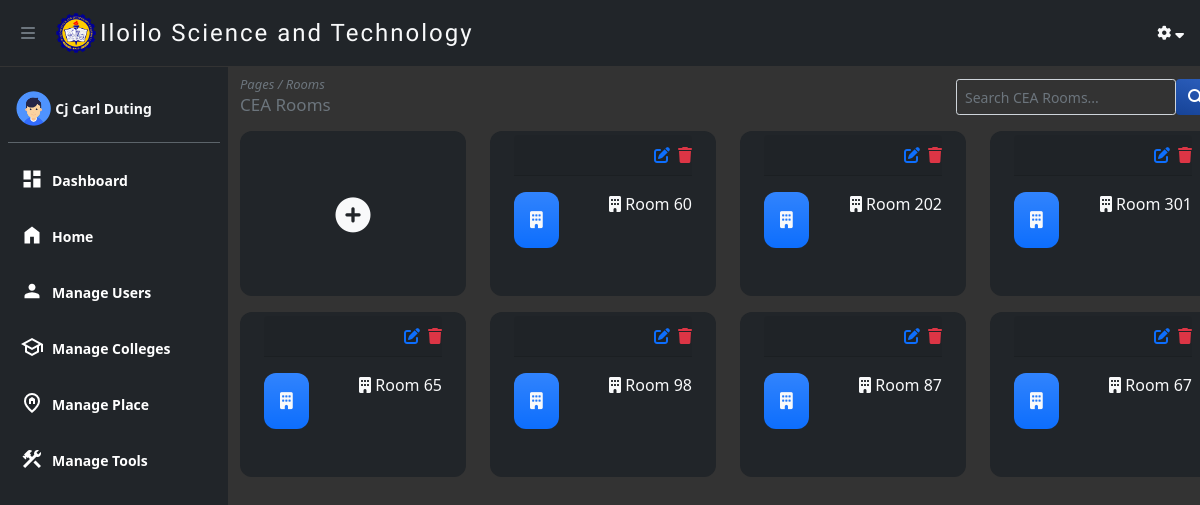
Screenshot of /views/rooms.php?building_id=2&building_name=CEA (signed in) with the database file from the repository.
### tables this page shows
CREATE TABLE `room` (
  `room_id` int(255) NOT NULL,
  `building_id` int(255) DEFAULT NULL,
  `room_num` varchar(255) DEFAULT NULL
);

### config/database.php (called while the page is built, shortened)
<?php
$host = "localhost";
$username = "root";
$password = "";
$database = "ojt";
$conn = mysqli_connect($host, $username, $password, $database);
function find_where($table, $columns_and_values)
{
    global $conn;
    $sql = "SELECT * FROM $table WHERE ";
    $params = [];
    $types = "";
    $i = 0;
    foreach ($columns_and_values as $column => $value) {
        $sql .= "$column = ? ";
        $params[] = &$columns_and_values[$column];
        $types .= "s";
    }
    $stmt = mysqli_prepare($conn, $sql);
    array_unshift($params, $types);
    call_user_func_array(array($stmt, "bind_param"), $params);
    $stmt->execute();
    $result = $stmt->get_result();
    return $result->fetch_all(MYSQLI_ASSOC);
}

### views/rooms.php (the view, shortened to what this page needs)
<?php
require_once 'header.php';
?>
<div class="row mx-auto mt-2">
    <div class="d-flex justify-content-between">
        <div>
            <p class="text-start text-secondary m-0" style="font-size:13px"><i>Pages / Rooms</i></p>
            <h4 class="h4 text-start text-secondary" style="font-size:17px"><?php echo $_GET['building_name']; ?> Rooms</h4>
        </div>
        <form method="post">
            <div class="d-flex pb-3 pt-1 ">
                <input class="form-control form-control-sm text-light" name="search_room" placeholder="Search <?php echo $_GET['building_name']; ?> Rooms..." style="background-color: rgb(51,51,51);" /><button class="btn btn-primary" type="submit"><i class="fa fa-search"></i></button>
            </div>
        </form>
    </div>
</div>
<div class="row mx-auto mx-5">
    <div class="col-md-3 mb-3">
        <div class="card card-radius bg-dark border-0 py-5" style="height:100%">
            <i class="fa fa-plus-circle text-light plus align-self-center" id="addroommodal_btn"></i>
        </div>
    </div>
    <?php if (isset($_POST['search_room'])) {
        $search = $_POST['search_room'];
        if (empty($search)) {
            $result = find_where('room', ['building_id' => $_GET['building_id']]);
        } else {
            $result = find_where('room', [
                'building_id' => $_GET['building_id'],
                'room_num' => $search,
            ]);
        }
    } else {
        $result = find_where('room', ['building_id' => $_GET['building_id']]);
    }
    ?>
    <?php foreach ($result as $row) : ?>
        <div class="col-md-3 mb-3">
            <div class="card card-radius bg-dark border-0 pt-1 px-4 pb-5">
                <div class="card-header mb-3 px-0">
                    <div class="d-flex justify-content-end align-items-center">
                        <i class="fa fa-edit text-primary ms-2 icon_but" onclick="editroom(<?= $row['room_id'] ?>);"></i>
                        <a class="delete m-0 p-0" href="../actions/delete_room.php?room_id=<?= $row['room_id'] ?>&building_id=<?php echo $_GET['building_id'] ?>&building_name=<?php echo $_GET['building_name'] ?>"><i class="fa fa-trash text-danger ms-2 icon_but"></i></a>
                    </div>
                </div>
                <div class="d-flex justify-content-between">
                    <div class="col-md-3 col-3 bg-primary bg-gradient p-2 py-3 card-radius">
                        <i class="fa fa-building text-light" style="font-size:17px"></i>
                    </div>
                    <div>
                        <p class="m-0 text-light text-start">
                            <i class="fa fa-building"></i> Room
                            <?= $row['room_num'] ?>
                        </p>
                    </div>
                </div>
            </div>
        </div>
    <?php endforeach; ?>
</div>
<?php include 'footer.php'; ?>

### public/assets/css/style.css (style rules this page uses)
* { padding: 0; margin: 0; box-sizing: border-box; }
body { background-color: rgba(0, 0, 0, 0.8); overflow-x: hidden; margin-top: 67.1px; text-align: center; display: flex !important; justify-content: space-between; flex-direction: column; min-height: 91vh; }
.btn-primary { background-image: linear-gradient( 195deg, #2c5fbd 0%, #164397 100% ) !important; border: none; }
.card-radius { border-radius: 12px !important; }
.plus { font-size: 35px; position: absolute; top: 50%; left: 50%; transform: translate(-50%, -50%); cursor: pointer; }
.icon_but { cursor: pointer; }

### rows the page displays
room: room_num "60"
room: room_num "202"
room: room_num "301"
room: room_num "65"
room: room_num "98"
room: room_num "87"
room: room_num "67"

### other values shown
$_SESSION['name'] "Cj Carl Duting"
$_GET['building_name'] "CEA"
